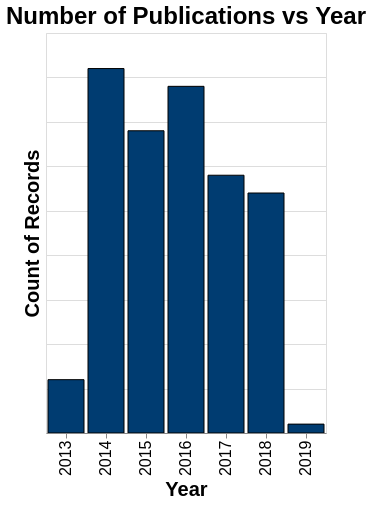

Source (Vega-Lite JSON):
### Vega specification from a JSON file in a GitHub repository (floating-point values rounded to 4 significant figures; data arrays with more than 128 entries replaced by an {"elided": "..."} marker saying what was removed)
{"$schema": "https://vega.github.io/schema/vega/v5.json", "autosize": "pad", "padding": 5, "height": 400, "title": {"text": {"signal": "changeTitle"}, "frame": "group"}, "style": "cell", "data": [{"name": "source_0", "values": {"elided": "177 records"}}, {"name": "data_1", "source": "source_0", "transform": [{"type": "formula", "as": "int_month", "expr": "parseInt(datum.month) - 1"}, {"type": "formula", "as": "new_month", "expr": "isValid(datum.int_month) ? timeFormat(datetime(2000, datum.int_month), '%b') : 'Unk'"}, {"type": "formula", "as": "xfield", "expr": "select ? datum.new_month : datum.year"}, {"type": "filter", "expr": "select ? select.xfield == datum.year : datum"}, {"type": "collect", "sort": {"field": ["year", "int_month"], "order": ["ascending", "ascending"]}}]}, {"name": "data_0", "source": "data_1", "transform": [{"type": "aggregate", "groupby": ["xfield"], "ops": ["count"], "fields": [null], "as": ["__count"]}]}], "signals": [{"name": "x_step", "value": 40}, {"name": "width", "update": "bandspace(domain('x').length, 0.1, 0.05) * x_step"}, {"name": "select", "value": null, "on": [{"events": "click", "update": "select ? null : datum"}, {"events": "dblclick", "update": "null"}]}, {"name": "change", "update": "select ? 'Month' : 'Year' "}, {"name": "changeTitle", "value": "Number of Publications vs Year", "update": "select ? 'Number of Publications vs Month' + ' (' + select.xfield + ')' : 'Number of Publications vs Year'"}], "marks": [{"name": "marks", "type": "rect", "style": ["bar"], "from": {"data": "data_0"}, "encode": {"update": {"fill": {"value": "#003c71"}, "stroke": {"value": "black"}, "cursor": {"value": "pointer"}, "tooltip": [{"test": "!select", "signal": "{\"Year\": ''+datum[\"xfield\"], \"Count of Records\": format(datum[\"__count\"], \"\")}"}, {"signal": "{\"Month\": ''+datum[\"xfield\"], \"Count of Records\": format(datum[\"__count\"], \"\")}"}], "x": {"scale": "x", "field": "xfield"}, "width": {"scale": "x", "band": true}, "y": {"scale": "y", "field": "__count"}, "y2": {"scale": "y", "value": 0}}}}], "scales": [{"name": "x", "type": "band", "domain": {"data": "data_0", "field": "xfield"}, "range": {"step": {"signal": "x_step"}}, "paddingInner": 0.1, "paddingOuter": 0.05}, {"name": "y", "type": "linear", "domain": {"data": "data_0", "field": "__count"}, "range": [{"signal": "height"}, 0], "nice": true, "zero": true}], "axes": [{"scale": "x", "orient": "bottom", "grid": false, "title": {"signal": "change"}, "labelAlign": "right", "labelAngle": 270, "labelBaseline": "middle", "zindex": 1, "labels": true}, {"scale": "y", "orient": "left", "grid": true, "title": "Count of Records", "labelOverlap": false, "tickCount": {"signal": "ceil(height/40)"}, "zindex": 0, "domain": false, "labels": false, "maxExtent": 0, "minExtent": 0, "ticks": false}], "config": {"title": {"fontSize": 24}, "axis": {"labelFontSize": 16, "titleFontSize": 20}}}
